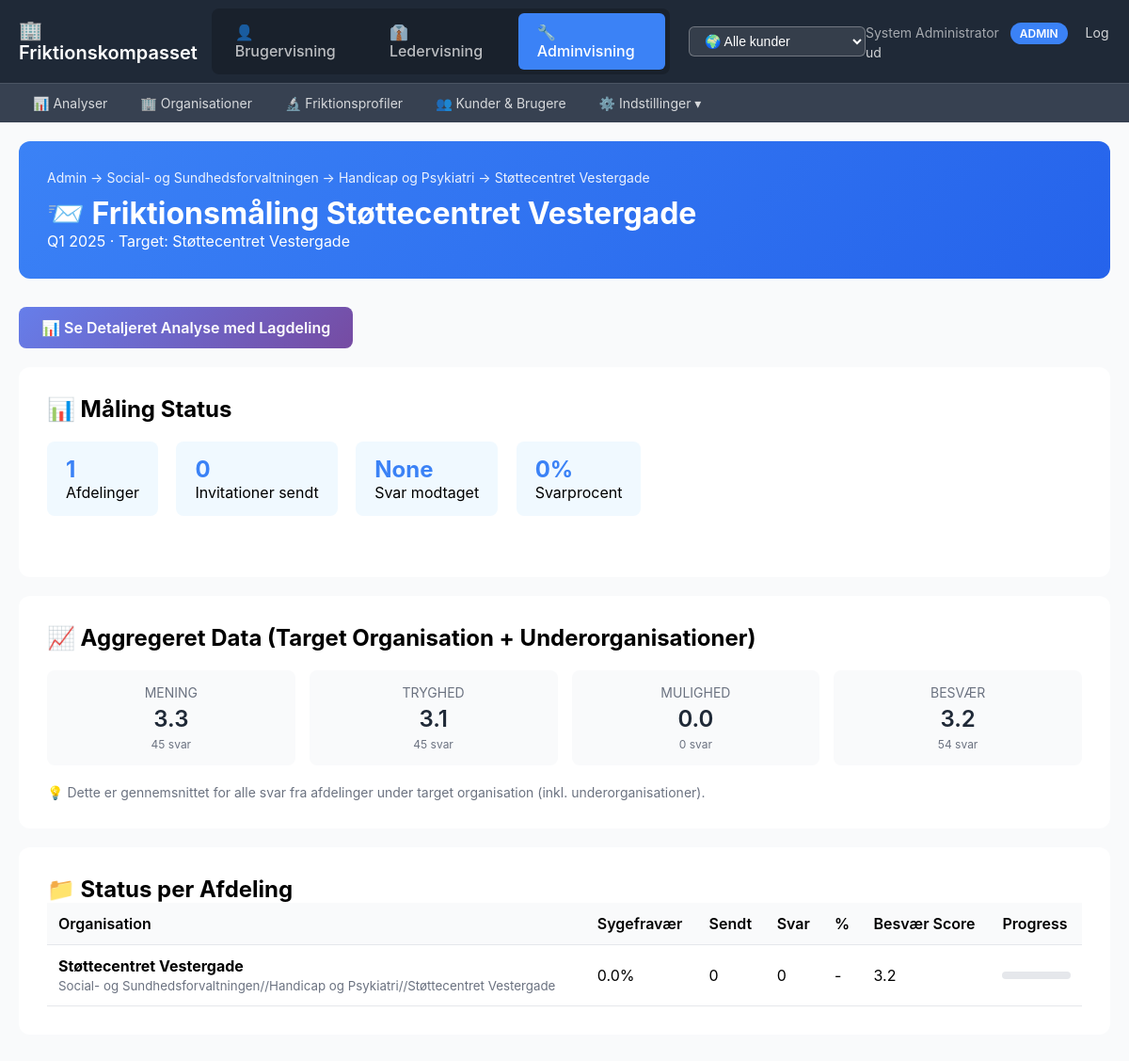
The page /admin/campaign/camp-5PaPhftfEBR (signed in) on the database its author committed.
### tables this page shows
CREATE TABLE campaigns (
                id TEXT PRIMARY KEY,
                target_unit_id TEXT NOT NULL,
                name TEXT NOT NULL,
                period TEXT NOT NULL,
                sent_from TEXT DEFAULT 'admin',
                sent_at TIMESTAMP,
                created_at TIMESTAMP DEFAULT CURRENT_TIMESTAMP, mode TEXT DEFAULT 'anonymous', include_leader_assessment INTEGER DEFAULT 0, include_leader_self INTEGER DEFAULT 0, min_responses INTEGER DEFAULT 5,
                FOREIGN KEY (target_unit_id) REFERENCES organizational_units(id) ON DELETE CASCADE
            );

CREATE TABLE organizational_units (
                id TEXT PRIMARY KEY,
                parent_id TEXT,
                name TEXT NOT NULL,
                full_path TEXT NOT NULL,
                level INTEGER NOT NULL DEFAULT 0,
                
                -- Leder info (kan være på alle niveauer)
                leader_name TEXT,
                leader_email TEXT,
                
                -- Metrics (typisk på leaf nodes, men kan være alle steder)
                employee_count INTEGER DEFAULT 0,
                sick_leave_percent REAL DEFAULT 0,
                
                created_at TIMESTAMP DEFAULT CURRENT_TIMESTAMP, customer_id TEXT REFERENCES customers(id) ON DELETE CASCADE,
                
                FOREIGN KEY (parent_id) REFERENCES organizational_units(id) ON DELETE CASCADE
            );

### admin_app.py (the view)
@app.route('/admin/campaign/<campaign_id>')
@login_required
def view_campaign(campaign_id):
    user = get_current_user()
    with get_db() as conn:
        where_clause, params = get_customer_filter(user['role'], user['customer_id'])
        campaign = conn.execute(f"""
            SELECT c.* FROM campaigns c
            JOIN organizational_units ou ON c.target_unit_id = ou.id
            WHERE c.id = ? AND ({where_clause})
        """, [campaign_id] + params).fetchone()
        if not campaign:
            flash("Måling ikke fundet eller ingen adgang", 'error')
            return redirect(url_for('admin_home'))
    target_unit_id = campaign['target_unit_id']
    breadcrumbs = get_unit_path(target_unit_id)
    overview = get_campaign_overview(campaign_id)
    aggregate_stats = get_unit_stats(
        unit_id=target_unit_id,
        campaign_id=campaign_id,
        include_children=True
    )
    with get_db() as conn:
        token_stats = conn.execute("""
            SELECT
                COUNT(*) as tokens_sent,
                SUM(CASE WHEN is_used = 1 THEN 1 ELSE 0 END) as tokens_used
            FROM tokens
            WHERE campaign_id = ?
        """, (campaign_id,)).fetchone()
    return render_template('admin/view_campaign.html',
        campaign=dict(campaign),
        target_breadcrumbs=breadcrumbs,
        overview=overview,
        aggregate_stats=aggregate_stats,
        token_stats=dict(token_stats))

### admin_app.py (called while the page is built)
def login_required(f):
    @wraps(f)
    def decorated_function(*args, **kwargs):
        if 'user' not in session:
            flash('Du skal være logget ind for at se denne side', 'error')
            return redirect(url_for('login'))
        return f(*args, **kwargs)
    return decorated_function

def get_current_user():
    return session.get('user')

### db_hierarchical.py (called while the page is built, shortened)
@contextmanager
def get_db():
    conn = sqlite3.connect(DB_PATH, timeout=30.0)
    conn.row_factory = sqlite3.Row
    conn.execute("PRAGMA journal_mode=WAL")
    try:
        yield conn
        conn.commit()
    finally:
        conn.close()

def get_leaf_units(parent_unit_id: Optional[str] = None) -> List[Dict]:
    with get_db() as conn:
        if parent_unit_id:
            rows = conn.execute("""
                WITH RECURSIVE subtree AS (
                    SELECT * FROM organizational_units WHERE id = ?
                    UNION ALL
                    SELECT ou.* FROM organizational_units ou
                    JOIN subtree st ON ou.parent_id = st.id
                )
                SELECT st.* FROM subtree st
                LEFT JOIN organizational_units children ON st.id = children.parent_id
                WHERE children.id IS NULL
                ORDER BY st.full_path
            """, (parent_unit_id,)).fetchall()
        return [dict(row) for row in rows]

def get_unit_path(unit_id: str) -> List[Dict]:
    with get_db() as conn:
        rows = conn.execute("""
            WITH RECURSIVE ancestors AS (
                SELECT * FROM organizational_units WHERE id = ?
                UNION ALL
                SELECT ou.* FROM organizational_units ou
                JOIN ancestors a ON ou.id = a.parent_id
            )
            SELECT * FROM ancestors
            ORDER BY level
        """, (unit_id,)).fetchall()
        return [dict(row) for row in rows]

### db_multitenant.py (called while the page is built)
def get_customer_filter(user_role: str, customer_id: Optional[str]) -> tuple:
    if customer_id:
        return ("ou.customer_id = ?", [customer_id])
    else:
        return ("1=1", [])

### templates/admin/view_campaign.html (shortened to what this page needs)
{% extends "admin/layout.html" %}
{% block content %}
<div class="header">
    <div class="breadcrumbs">
        <a href="/admin">Admin</a>
        {% for bc in target_breadcrumbs %}
            → <a href="/admin/unit/{{ bc.id }}">{{ bc.name }}</a>
        {% endfor %}
    </div>
    <h1>📨 {{ campaign.name }}</h1>
    <p>{{ campaign.period }} · Target: {{ target_breadcrumbs[-1].name if target_breadcrumbs else 'Unknown' }}</p>
</div>
<div style="margin-bottom: 20px;">
    <a href="/admin/campaign/{{ campaign.id }}/detailed"
       style="display: inline-block; padding: 12px 24px; background: linear-gradient(135deg, #667eea 0%, #764ba2 100%); color: white; text-decoration: none; border-radius: 8px; font-weight: 600;">
        📊 Se Detaljeret Analyse med Lagdeling
    </a>
</div>
<div class="card">
    <h2>📊 Måling Status</h2>
            <div style="margin: 20px 0;">
                <div class="stat-box">
                    <strong>{{ overview|length }}</strong>
                    Afdelinger
                </div>
                <div class="stat-box">
                    <strong>{{ token_stats.tokens_sent }}</strong>
                    Invitationer sendt
                </div>
                <div class="stat-box">
                    <strong>{{ token_stats.tokens_used }}</strong>
                    Svar modtaget
                </div>
                <div class="stat-box">
                    <strong>
                        {% if token_stats.tokens_sent > 0 %}
                        {{ "%.1f"|format((token_stats.tokens_used / token_stats.tokens_sent * 100)) }}%
                        {% else %}
                        0%
                        {% endif %}
                    </strong>
                    Svarprocent
                </div>
            </div>
        </div>
        <div class="card">
            <h2>📈 Aggregeret Data (Target Organisation + Underorganisationer)</h2>
            <div class="aggregate-stats">
                {% for stat in aggregate_stats %}
                <div class="aggregate-item">
                    <div class="label">{{ stat.field }}</div>
                    <div class="value">{{ "%.1f"|format(stat.avg_score) }}</div>
                    <div style="font-size: 0.75rem; color: #6b7280; margin-top: 5px;">
                        {{ stat.response_count }} svar
                    </div>
                </div>
                {% endfor %}
            </div>
            <p style="color: #6b7280; font-size: 0.875rem; margin-top: 15px;">
                💡 Dette er gennemsnittet for alle svar fra afdelinger under target organisation (inkl. underorganisationer).
            </p>
        </div>
        <div class="card">
            <h2>📁 Status per Afdeling</h2>
            <table>
                <thead>
                    <tr>
                        <th>Organisation</th>
                        <th>Sygefravær</th>
                        <th>Sendt</th>
                        <th>Svar</th>
                        <th>%</th>
                        <th>Besvær Score</th>
                        <th>Progress</th>
                    </tr>
                </thead>
                <tbody>
                    {% for unit in overview %}
                    <tr>
                        <td>
                            <strong>{{ unit.name }}</strong><br>
                            <small style="color: #6b7280;">{{ unit.full_path }}</small>
                        </td>
                        <td>{{ "%.1f"|format(unit.sick_leave_percent) }}%</td>
                        <td>{{ unit.tokens_sent }}</td>
                        <td>{{ unit.tokens_used }}</td>
                        <td>
                            {% if unit.tokens_sent > 0 %}
                            {{ "%.1f"|format((unit.tokens_used / unit.tokens_sent * 100)) }}%
                            {% else %}
                            -
                            {% endif %}
                        </td>
                        <td>
                            {% if unit.besvær_score %}
                            {{ "%.1f"|format(unit.besvær_score) }}
                            {% else %}
                            -
                            {% endif %}
                        </td>
                        <td>
                            <div class="progress-bar">
                                {% set pct = (unit.tokens_used / unit.tokens_sent * 100) if unit.tokens_sent > 0 else 0 %}
                            </div>
                        </td>
                    </tr>
                    {% endfor %}
            </tbody>
        </table>
    </div>
</div>
{% endblock %}

### templates/admin/layout.html (shortened to what this page needs)
<!DOCTYPE html>
<html>
<head>
</head>
<body>
    <nav class="nav">
        <div class="nav-container">
            <div class="nav-brand">🏢 Friktionskompasset</div>
            {% if session.user.role == 'admin' and not session.impersonating %}
            <ul class="view-switcher">
                <li><a href="/admin/view/user" {% if session.get('view_mode') == 'user' %}class="active"{% endif %}>👤 Brugervisning</a></li>
                <li><a href="/admin/view/manager" {% if session.get('view_mode') == 'manager' %}class="active"{% endif %}>👔 Ledervisning</a></li>
                <li><a href="/admin/view/admin" {% if session.get('view_mode', 'admin') == 'admin' %}class="active"{% endif %}>🔧 Adminvisning</a></li>
            </ul>
            {% endif %}
            {% if session.user.role == 'admin' %}
            <div class="customer-switcher">
                <select id="customerSelect" onchange="switchCustomer(this.value)">
                    <option value="">🌍 Alle kunder</option>
                </select>
            </div>
            {% endif %}
            <div class="nav-user">
                {{ session.user.name }}
                <span class="user-badge">{{ session.user.role|upper }}</span>
                <a href="/logout" style="color: rgba(255,255,255,0.8); margin-left: 15px; text-decoration: none;">Log ud</a>
            </div>
        </div>
    </nav>
    <div class="submenu">
        <div class="submenu-container">
            {% set view_mode = session.get('view_mode', 'admin') %}
            {% if view_mode == 'user' %}
            <ul class="submenu-links">
                <li><a href="/admin/user-view/survey" {% if 'user-view' in request.path %}class="active"{% endif %}>📝 Spørgeskema</a></li>
            </ul>
            {% else %}
            <ul class="submenu-links">
                <li><a href="/admin/analyser" {% if 'analyser' in request.path %}class="active"{% endif %}>📊 Analyser</a></li>
                <li><a href="/admin" {% if request.path == '/admin' and 'campaign' not in request.path %}class="active"{% endif %}>🏢 Organisationer</a></li>
                <li><a href="/admin/profiler" {% if 'profiler' in request.path %}class="active"{% endif %}>🔬 Friktionsprofiler</a></li>
                <li><a href="/admin/customers" {% if 'customers' in request.path %}class="active"{% endif %}>👥 Kunder & Brugere</a></li>
                <li class="submenu-dropdown">
                    <a href="#" class="dropdown-toggle {% if 'email' in request.path or 'settings' in request.path or 'profil-questions' in request.path or 'seed' in request.path %}active{% endif %}">⚙️ Indstillinger ▾</a>
                </li>
            </ul>
            {% endif %}
        </div>
    </div>
    <div class="container">
        {% block content %}{% endblock %}
</body>
</html>

### templates/admin/layout.html (style rules this page uses)
* { margin: 0; padding: 0; box-sizing: border-box; }
body { font-family: -apple-system, BlinkMacSystemFont, 'Segoe UI', Arial, sans-serif; background: #f9fafb; }
.nav { background: #1f2937; color: white; padding: 0; box-shadow: 0 2px 4px rgba(0,0,0,0.1); }
.nav-container { max-width: 1400px; margin: 0 auto; display: flex; align-items: center; justify-content: space-between; padding: 0 20px; }
.nav-brand { font-size: 1.25rem; font-weight: 600; padding: 20px 0; }
.view-switcher { display: flex; gap: 5px; list-style: none; background: rgba(0,0,0,0.2); padding: 5px; border-radius: 8px; }
.view-switcher a { color: rgba(255,255,255,0.7); text-decoration: none; padding: 10px 20px; display: block; transition: all 0.2s; border-radius: 6px; font-weight: 500; }
.view-switcher a.active { background: #3b82f6; color: white; }
.submenu { background: #374151; border-top: 1px solid rgba(255,255,255,0.1); }
.submenu-container { max-width: 1400px; margin: 0 auto; padding: 0 20px; }
.submenu-links { display: flex; gap: 5px; list-style: none; padding: 0; margin: 0; }
.submenu-links a { color: rgba(255,255,255,0.8); text-decoration: none; padding: 12px 15px; display: block; transition: all 0.2s; font-size: 0.875rem; }
.submenu-dropdown { position: relative; }
.submenu-dropdown .dropdown-toggle { cursor: pointer; }
.nav-user { color: rgba(255,255,255,0.6); font-size: 0.875rem; }
.user-badge { display: inline-block; background: #3b82f6; color: white; padding: 4px 10px; border-radius: 12px; font-size: 0.75rem; font-weight: 600; margin-left: 8px; }
.customer-switcher { margin-left: 20px; }
.customer-switcher select { padding: 6px 12px; border-radius: 6px; border: 1px solid rgba(255,255,255,0.3); background: rgba(255,255,255,0.1); color: white; font-size: 14px; cursor: pointer; transition: all 0.2s; }
.customer-switcher select option { background: #1f2937; color: white; }
.container { max-width: 1400px; margin: 0 auto; padding: 20px; }

### templates/admin/view_campaign.html (style rules this page uses)
.header { background: linear-gradient(135deg, #3b82f6 0%, #2563eb 100%); color: white; padding: 30px; border-radius: 12px; margin-bottom: 30px; }
.breadcrumbs { font-size: 0.875rem; opacity: 0.9; margin-bottom: 10px; }
.breadcrumbs a { color: white; text-decoration: none; }
.card { background: white; border-radius: 12px; padding: 30px; margin-bottom: 20px; }
table { width: 100%; border-collapse: collapse; }
th, td { padding: 12px; text-align: left; border-bottom: 1px solid #e5e7eb; }
th { background: #f9fafb; font-weight: 600; }
.progress-bar { width: 100%; height: 8px; background: #e5e7eb; border-radius: 4px; overflow: hidden; }
.stat-box { display: inline-block; background: #f0f9ff; padding: 15px 20px; border-radius: 8px; margin-right: 15px; margin-bottom: 15px; }
.stat-box strong { display: block; font-size: 1.5rem; color: #3b82f6; }
.aggregate-stats { display: grid; grid-template-columns: repeat(auto-fit, minmax(150px, 1fr)); gap: 15px; margin: 20px 0; }
.aggregate-item { background: #f9fafb; padding: 15px; border-radius: 8px; text-align: center; }
.aggregate-item .label { color: #6b7280; font-size: 0.875rem; margin-bottom: 5px; }
.aggregate-item .value { color: #1f2937; font-size: 1.5rem; font-weight: 600; }

### rows shown on the page
campaigns: user.role "ADMIN", name "Friktionsmåling Støttecentret Vestergade", period "Q1 2025"
organizational_units: name "Social- og Sundhedsforvaltningen"
organizational_units: name "Handicap og Psykiatri"
organizational_units: name "Støttecentret Vestergade", full_path "Social- og Sundhedsforvaltningen//Handicap og Psykiatri//Støttecentret Vestergade", sick_leave_percent "0.0", tokens_sent "0", tokens_used "0", besvær_score "3.2"

### other values the page prints
{{ session.user.name }} "System Administrator"
{{ overview|length }} "1"
{{ token_stats.tokens_sent }} "0"
{{ token_stats.tokens_used }} "None"
{{ stat.field }} "MENING" "TRYGHED" "MULIGHED" "BESVÆR"
{{ "%.1f"|format(stat.avg_score) }} "3.3" "3.1" "0.0" "3.2"
{{ stat.response_count }} "45" "45" "0" "54"
